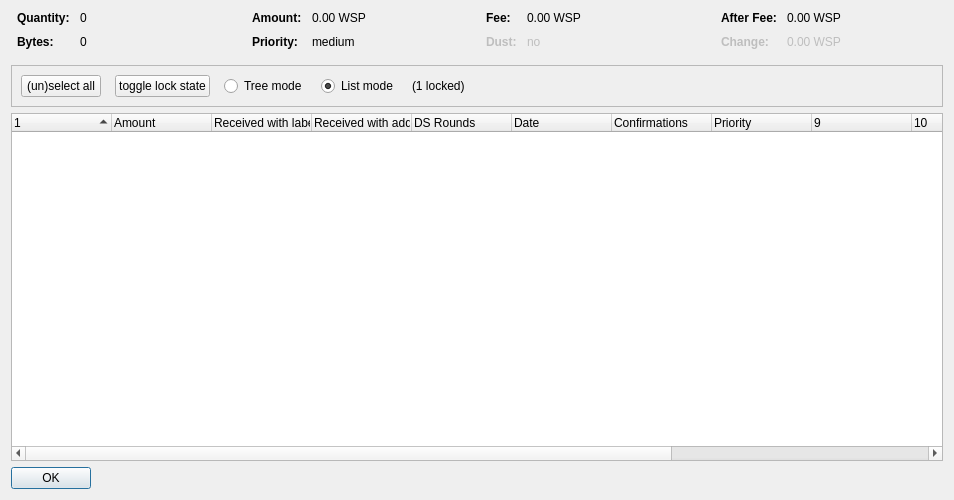
<?xml version="1.0" encoding="UTF-8"?>
<ui version="4.0">
 <class>CoinControlDialog</class>
 <widget class="QDialog" name="CoinControlDialog">
  <property name="geometry">
   <rect>
    <x>0</x>
    <y>0</y>
    <width>954</width>
    <height>500</height>
   </rect>
  </property>
  <property name="windowTitle">
   <string>Coin Selection</string>
  </property>
  <layout class="QVBoxLayout" name="verticalLayout">
   <item>
    <layout class="QHBoxLayout" name="horizontalLayoutTop" stretch="0,0,0,0">
     <property name="topMargin">
      <number>0</number>
     </property>
     <property name="bottomMargin">
      <number>10</number>
     </property>
     <item>
      <layout class="QFormLayout" name="formLayoutCoinControl1">
       <property name="horizontalSpacing">
        <number>10</number>
       </property>
       <property name="verticalSpacing">
        <number>10</number>
       </property>
       <property name="leftMargin">
        <number>6</number>
       </property>
       <property name="rightMargin">
        <number>6</number>
       </property>
       <item row="0" column="0">
        <widget class="QLabel" name="labelCoinControlQuantityText">
         <property name="font">
          <font>
           <weight>75</weight>
           <bold>true</bold>
          </font>
         </property>
         <property name="text">
          <string>Quantity:</string>
         </property>
        </widget>
       </item>
       <item row="0" column="1">
        <widget class="QLabel" name="labelCoinControlQuantity">
         <property name="cursor">
          <cursorShape>IBeamCursor</cursorShape>
         </property>
         <property name="contextMenuPolicy">
          <enum>Qt::ActionsContextMenu</enum>
         </property>
         <property name="text">
          <string notr="true">0</string>
         </property>
         <property name="textInteractionFlags">
          <set>Qt::LinksAccessibleByMouse|Qt::TextSelectableByKeyboard|Qt::TextSelectableByMouse</set>
         </property>
        </widget>
       </item>
       <item row="1" column="0">
        <widget class="QLabel" name="labelCoinControlBytesText">
         <property name="font">
          <font>
           <weight>75</weight>
           <bold>true</bold>
          </font>
         </property>
         <property name="text">
          <string>Bytes:</string>
         </property>
        </widget>
       </item>
       <item row="1" column="1">
        <widget class="QLabel" name="labelCoinControlBytes">
         <property name="cursor">
          <cursorShape>IBeamCursor</cursorShape>
         </property>
         <property name="contextMenuPolicy">
          <enum>Qt::ActionsContextMenu</enum>
         </property>
         <property name="text">
          <string notr="true">0</string>
         </property>
         <property name="textInteractionFlags">
          <set>Qt::LinksAccessibleByMouse|Qt::TextSelectableByKeyboard|Qt::TextSelectableByMouse</set>
         </property>
        </widget>
       </item>
      </layout>
     </item>
     <item>
      <layout class="QFormLayout" name="formLayoutCoinControl2">
       <property name="horizontalSpacing">
        <number>10</number>
       </property>
       <property name="verticalSpacing">
        <number>10</number>
       </property>
       <property name="leftMargin">
        <number>6</number>
       </property>
       <property name="rightMargin">
        <number>6</number>
       </property>
       <item row="0" column="0">
        <widget class="QLabel" name="labelCoinControlAmountText">
         <property name="font">
          <font>
           <weight>75</weight>
           <bold>true</bold>
          </font>
         </property>
         <property name="text">
          <string>Amount:</string>
         </property>
        </widget>
       </item>
       <item row="0" column="1">
        <widget class="QLabel" name="labelCoinControlAmount">
         <property name="cursor">
          <cursorShape>IBeamCursor</cursorShape>
         </property>
         <property name="contextMenuPolicy">
          <enum>Qt::ActionsContextMenu</enum>
         </property>
         <property name="text">
          <string notr="true">0.00 WSP</string>
         </property>
         <property name="textInteractionFlags">
          <set>Qt::LinksAccessibleByMouse|Qt::TextSelectableByKeyboard|Qt::TextSelectableByMouse</set>
         </property>
        </widget>
       </item>
       <item row="1" column="0">
        <widget class="QLabel" name="labelCoinControlPriorityText">
         <property name="font">
          <font>
           <weight>75</weight>
           <bold>true</bold>
          </font>
         </property>
         <property name="text">
          <string>Priority:</string>
         </property>
        </widget>
       </item>
       <item row="1" column="1">
        <widget class="QLabel" name="labelCoinControlPriority">
         <property name="cursor">
          <cursorShape>IBeamCursor</cursorShape>
         </property>
         <property name="contextMenuPolicy">
          <enum>Qt::ActionsContextMenu</enum>
         </property>
         <property name="text">
          <string>medium</string>
         </property>
         <property name="textInteractionFlags">
          <set>Qt::LinksAccessibleByMouse|Qt::TextSelectableByKeyboard|Qt::TextSelectableByMouse</set>
         </property>
        </widget>
       </item>
      </layout>
     </item>
     <item>
      <layout class="QFormLayout" name="formLayoutCoinControl3">
       <property name="horizontalSpacing">
        <number>10</number>
       </property>
       <property name="verticalSpacing">
        <number>10</number>
       </property>
       <property name="leftMargin">
        <number>6</number>
       </property>
       <property name="rightMargin">
        <number>6</number>
       </property>
       <item row="0" column="0">
        <widget class="QLabel" name="labelCoinControlFeeText">
         <property name="font">
          <font>
           <weight>75</weight>
           <bold>true</bold>
          </font>
         </property>
         <property name="text">
          <string>Fee:</string>
         </property>
        </widget>
       </item>
       <item row="0" column="1">
        <widget class="QLabel" name="labelCoinControlFee">
         <property name="cursor">
          <cursorShape>IBeamCursor</cursorShape>
         </property>
         <property name="contextMenuPolicy">
          <enum>Qt::ActionsContextMenu</enum>
         </property>
         <property name="text">
          <string notr="true">0.00 WSP</string>
         </property>
         <property name="textInteractionFlags">
          <set>Qt::LinksAccessibleByMouse|Qt::TextSelectableByKeyboard|Qt::TextSelectableByMouse</set>
         </property>
        </widget>
       </item>
       <item row="1" column="0">
        <widget class="QLabel" name="labelCoinControlLowOutputText">
         <property name="enabled">
          <bool>false</bool>
         </property>
         <property name="font">
          <font>
           <weight>75</weight>
           <bold>true</bold>
          </font>
         </property>
         <property name="text">
          <string>Dust:</string>
         </property>
        </widget>
       </item>
       <item row="1" column="1">
        <widget class="QLabel" name="labelCoinControlLowOutput">
         <property name="enabled">
          <bool>false</bool>
         </property>
         <property name="cursor">
          <cursorShape>IBeamCursor</cursorShape>
         </property>
         <property name="contextMenuPolicy">
          <enum>Qt::ActionsContextMenu</enum>
         </property>
         <property name="text">
          <string>no</string>
         </property>
         <property name="textInteractionFlags">
          <set>Qt::LinksAccessibleByMouse|Qt::TextSelectableByKeyboard|Qt::TextSelectableByMouse</set>
         </property>
        </widget>
       </item>
      </layout>
     </item>
     <item>
      <layout class="QFormLayout" name="formLayoutCoinControl4">
       <property name="horizontalSpacing">
        <number>10</number>
       </property>
       <property name="verticalSpacing">
        <number>10</number>
       </property>
       <property name="leftMargin">
        <number>6</number>
       </property>
       <property name="rightMargin">
        <number>6</number>
       </property>
       <item row="0" column="0">
        <widget class="QLabel" name="labelCoinControlAfterFeeText">
         <property name="font">
          <font>
           <weight>75</weight>
           <bold>true</bold>
          </font>
         </property>
         <property name="text">
          <string>After Fee:</string>
         </property>
        </widget>
       </item>
       <item row="0" column="1">
        <widget class="QLabel" name="labelCoinControlAfterFee">
         <property name="cursor">
          <cursorShape>IBeamCursor</cursorShape>
         </property>
         <property name="contextMenuPolicy">
          <enum>Qt::ActionsContextMenu</enum>
         </property>
         <property name="text">
          <string notr="true">0.00 WSP</string>
         </property>
         <property name="textInteractionFlags">
          <set>Qt::LinksAccessibleByMouse|Qt::TextSelectableByKeyboard|Qt::TextSelectableByMouse</set>
         </property>
        </widget>
       </item>
       <item row="1" column="0">
        <widget class="QLabel" name="labelCoinControlChangeText">
         <property name="enabled">
          <bool>false</bool>
         </property>
         <property name="font">
          <font>
           <weight>75</weight>
           <bold>true</bold>
          </font>
         </property>
         <property name="text">
          <string>Change:</string>
         </property>
        </widget>
       </item>
       <item row="1" column="1">
        <widget class="QLabel" name="labelCoinControlChange">
         <property name="enabled">
          <bool>false</bool>
         </property>
         <property name="cursor">
          <cursorShape>IBeamCursor</cursorShape>
         </property>
         <property name="contextMenuPolicy">
          <enum>Qt::ActionsContextMenu</enum>
         </property>
         <property name="text">
          <string notr="true">0.00 WSP</string>
         </property>
         <property name="textInteractionFlags">
          <set>Qt::LinksAccessibleByMouse|Qt::TextSelectableByKeyboard|Qt::TextSelectableByMouse</set>
         </property>
        </widget>
       </item>
      </layout>
     </item>
    </layout>
   </item>
   <item>
    <widget class="QFrame" name="frame">
     <property name="minimumSize">
      <size>
       <width>0</width>
       <height>40</height>
      </size>
     </property>
     <property name="frameShape">
      <enum>QFrame::StyledPanel</enum>
     </property>
     <property name="frameShadow">
      <enum>QFrame::Sunken</enum>
     </property>
     <layout class="QHBoxLayout" name="horizontalLayout">
      <item>
       <layout class="QHBoxLayout" name="horizontalLayoutPanel" stretch="0,0,0,0,0,0">
        <property name="spacing">
         <number>14</number>
        </property>
        <item>
         <widget class="QPushButton" name="pushButtonSelectAll">
          <property name="sizePolicy">
           <sizepolicy hsizetype="Maximum" vsizetype="Fixed">
            <horstretch>0</horstretch>
            <verstretch>0</verstretch>
           </sizepolicy>
          </property>
          <property name="text">
           <string>(un)select all</string>
          </property>
          <property name="autoDefault">
           <bool>false</bool>
          </property>
         </widget>
        </item>
        <item>
         <widget class="QPushButton" name="pushButtonToggleLock">
          <property name="sizePolicy">
           <sizepolicy hsizetype="Maximum" vsizetype="Fixed">
            <horstretch>0</horstretch>
            <verstretch>0</verstretch>
           </sizepolicy>
          </property>
          <property name="text">
           <string>toggle lock state</string>
          </property>
          <property name="autoDefault">
           <bool>false</bool>
          </property>
         </widget>
        </item>
        <item>
         <widget class="QRadioButton" name="radioTreeMode">
          <property name="sizePolicy">
           <sizepolicy hsizetype="Maximum" vsizetype="Fixed">
            <horstretch>0</horstretch>
            <verstretch>0</verstretch>
           </sizepolicy>
          </property>
          <property name="text">
           <string>Tree mode</string>
          </property>
         </widget>
        </item>
        <item>
         <widget class="QRadioButton" name="radioListMode">
          <property name="sizePolicy">
           <sizepolicy hsizetype="Maximum" vsizetype="Fixed">
            <horstretch>0</horstretch>
            <verstretch>0</verstretch>
           </sizepolicy>
          </property>
          <property name="text">
           <string>List mode</string>
          </property>
          <property name="checked">
           <bool>true</bool>
          </property>
         </widget>
        </item>
        <item>
         <widget class="QLabel" name="labelLocked">
          <property name="text">
           <string>(1 locked)</string>
          </property>
         </widget>
        </item>
        <item>
         <spacer name="horizontalSpacer">
          <property name="orientation">
           <enum>Qt::Horizontal</enum>
          </property>
          <property name="sizeHint" stdset="0">
           <size>
            <width>40</width>
            <height>20</height>
           </size>
          </property>
         </spacer>
        </item>
       </layout>
      </item>
     </layout>
    </widget>
   </item>
   <item>
    <widget class="CoinControlTreeWidget" name="treeWidget">
     <property name="contextMenuPolicy">
      <enum>Qt::CustomContextMenu</enum>
     </property>
     <property name="sortingEnabled">
      <bool>false</bool>
     </property>
     <property name="columnCount">
      <number>13</number>
     </property>
     <attribute name="headerShowSortIndicator" stdset="0">
      <bool>true</bool>
     </attribute>
     <attribute name="headerStretchLastSection">
      <bool>false</bool>
     </attribute>
     <column>
      <property name="text">
       <string/>
      </property>
     </column>
     <column>
      <property name="text">
       <string>Amount</string>
      </property>
     </column>
     <column>
      <property name="text">
       <string>Received with label</string>
      </property>
     </column>
     <column>
      <property name="text">
       <string>Received with address</string>
      </property>
     </column>
     <column>
      <property name="text">
       <string>DS Rounds</string>
      </property>
     </column>
     <column>
      <property name="text">
       <string>Date</string>
      </property>
     </column>
     <column>
      <property name="text">
       <string>Confirmations</string>
      </property>
      <property name="toolTip">
       <string>Confirmed</string>
      </property>
     </column>
     <column>
      <property name="text">
       <string>Priority</string>
      </property>
     </column>
     <column>
      <property name="text">
       <string/>
      </property>
     </column>
     <column>
      <property name="text">
       <string/>
      </property>
     </column>
     <column>
      <property name="text">
       <string/>
      </property>
     </column>
     <column>
      <property name="text">
       <string/>
      </property>
     </column>
     <column>
      <property name="text">
       <string/>
      </property>
     </column>
    </widget>
   </item>
   <item>
    <widget class="QDialogButtonBox" name="buttonBox">
     <property name="sizePolicy">
      <sizepolicy hsizetype="Maximum" vsizetype="Fixed">
       <horstretch>0</horstretch>
       <verstretch>0</verstretch>
      </sizepolicy>
     </property>
     <property name="orientation">
      <enum>Qt::Horizontal</enum>
     </property>
     <property name="standardButtons">
      <set>QDialogButtonBox::Ok</set>
     </property>
    </widget>
   </item>
  </layout>
 </widget>
 <customwidgets>
  <customwidget>
   <class>CoinControlTreeWidget</class>
   <extends>QTreeWidget</extends>
   <header>coincontroltreewidget.h</header>
  </customwidget>
 </customwidgets>
 <resources/>
 <connections/>
</ui>
